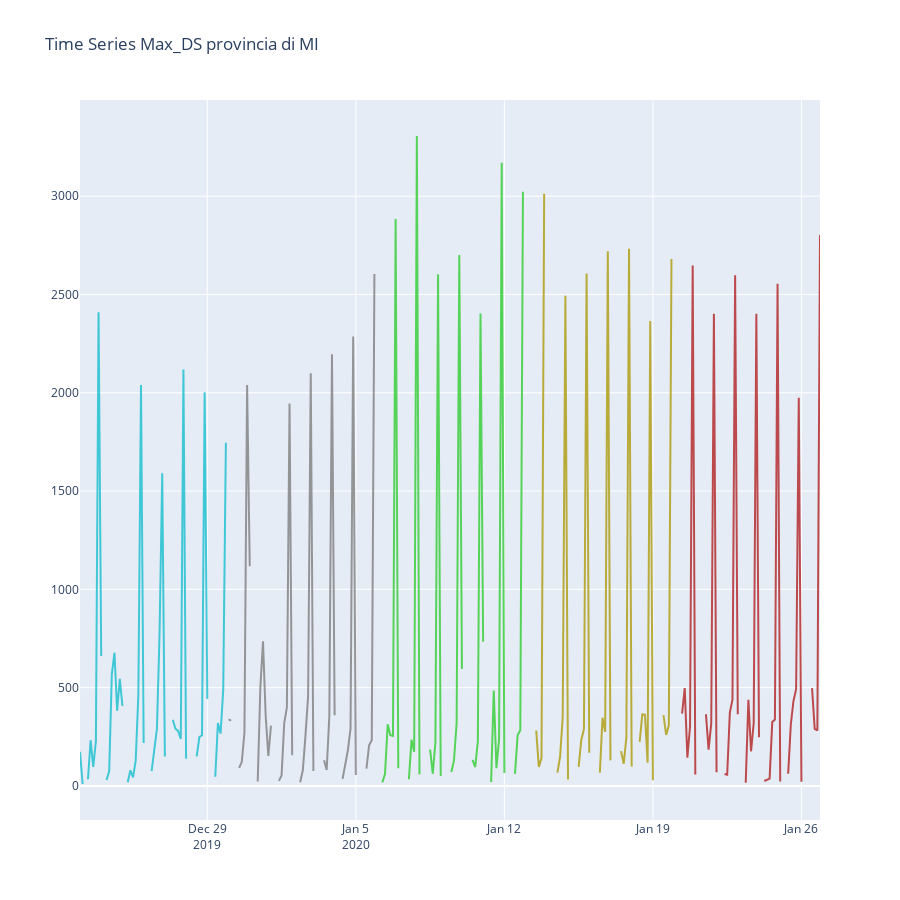

The notebook cell this image was saved under:
### Code cell
fig1 = tools.make_subplots(rows=1, cols=1, specs=[[{}]])

fig1.append_trace(trace1, 1,1)
fig1.append_trace(trace2, 1,1)
fig1.append_trace(trace3, 1,1)
fig1.append_trace(trace4, 1,1)
fig1.append_trace(trace5, 1,1)

fig1['layout'].update( height=900,title='Time Series Max_DS provincia di MI', showlegend=False)

fig1.show()
